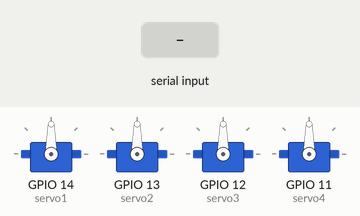
A program run on a simulated ESP32-S3. Parts: 4 × servo. The test bench sets the inputs (shaded band).

Above: at 1.2 s.
1.3 s: "90,45,200\n" received over Serial
At 2.0 s:
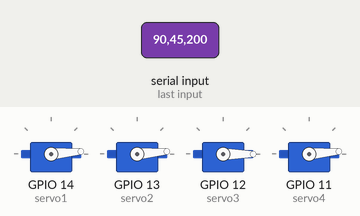
2.8 s: "1\n" received over Serial
At 3.1 s:
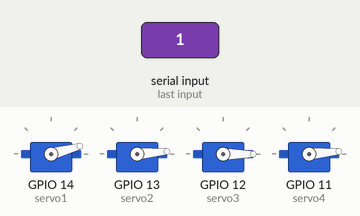
Timing chart, 0 to 5.8 s (numbered marks = the images above; inputs shaded):
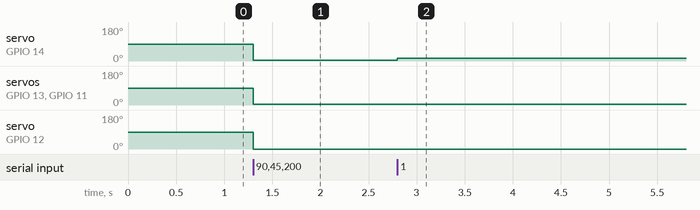

The program:

main.cpp
```cpp
#include <HardwareSerial.h>
#include <Arduino.h>
#include <ESP32Servo.h>

Servo servo1;
Servo servo2;
Servo servo3;
Servo servo4;

void setup() {
  servo1.attach(14);
  servo2.attach(13);
  servo3.attach(12);
  servo4.attach(11);
  Serial.begin(115200);
}

void loop() {
    if (Serial.available()) {
        String data = Serial.readStringUntil('\n');

        int index1 = data.indexOf(',');
        int index2 = data.indexOf(',', index1 + 1);
        int index3 = data.indexOf(',', index2 + 1);

        String A = data.substring(0, index1);
        String B = data.substring(index1 + 1, index2);
        String C = data.substring(index2 + 1, index3);
        String D = data.substring(index3 + 1);

        if (A.toInt() == 1) {
            servo1.write(15); //Servo Angle
        } else {
            servo1.write(5);
        }

        if (B.toInt() == 2) {
            servo2.write(15);
        } else {
            servo2.write(5);
        }

        if (C.toInt() == 3) {
            servo3.write(10);
        } else {
            servo3 .write(0);
        }

        if (D.toInt() == 4) {
            servo4.write(15);
        } else {
            servo4.write(5);
        }
    }
}
```

Measured:
- after the input at 1.3 s, servo on GPIO 14 (servo1), servo on GPIO 13 (servo2), servo on GPIO 11 (servo4): 90° → 5° at once; servo on GPIO 12 (servo3): 90° → 0° at once
- after the input at 2.8 s, servo on GPIO 14 (servo1): 5° → 15° at once
